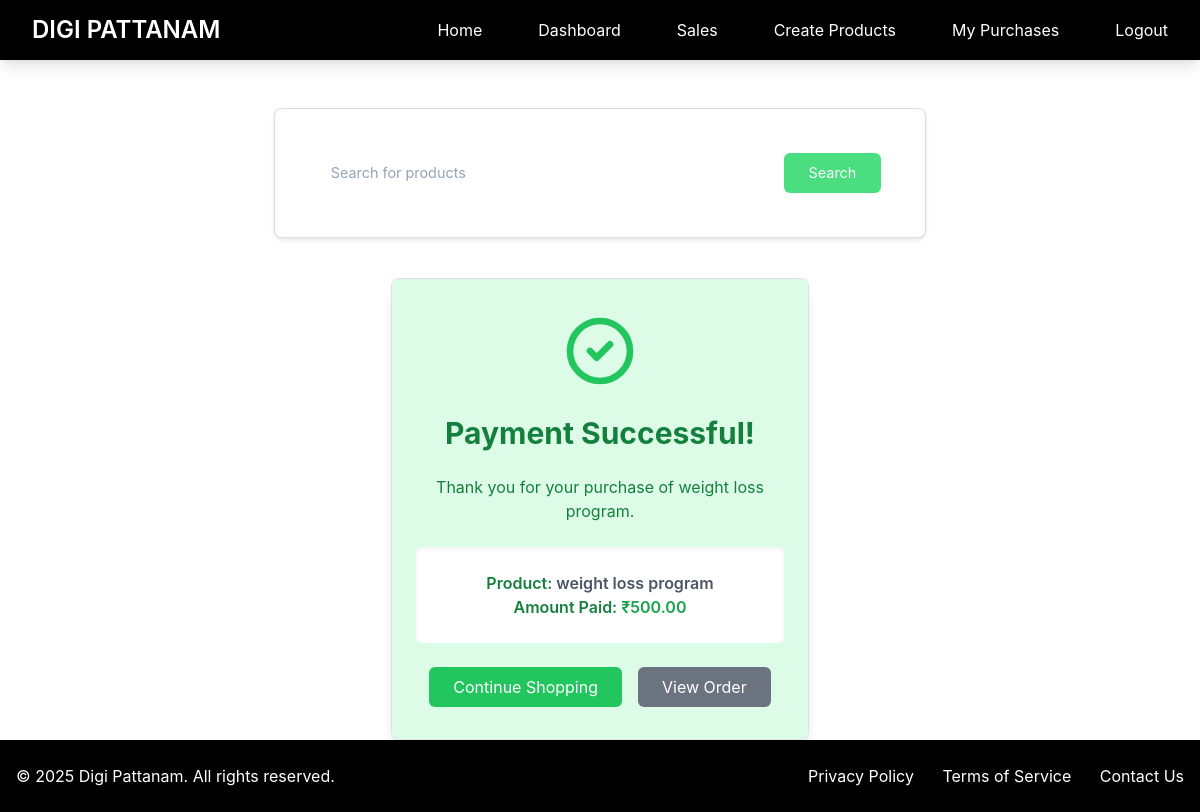
Before: /payment_success/ (signed in) with the older database file.
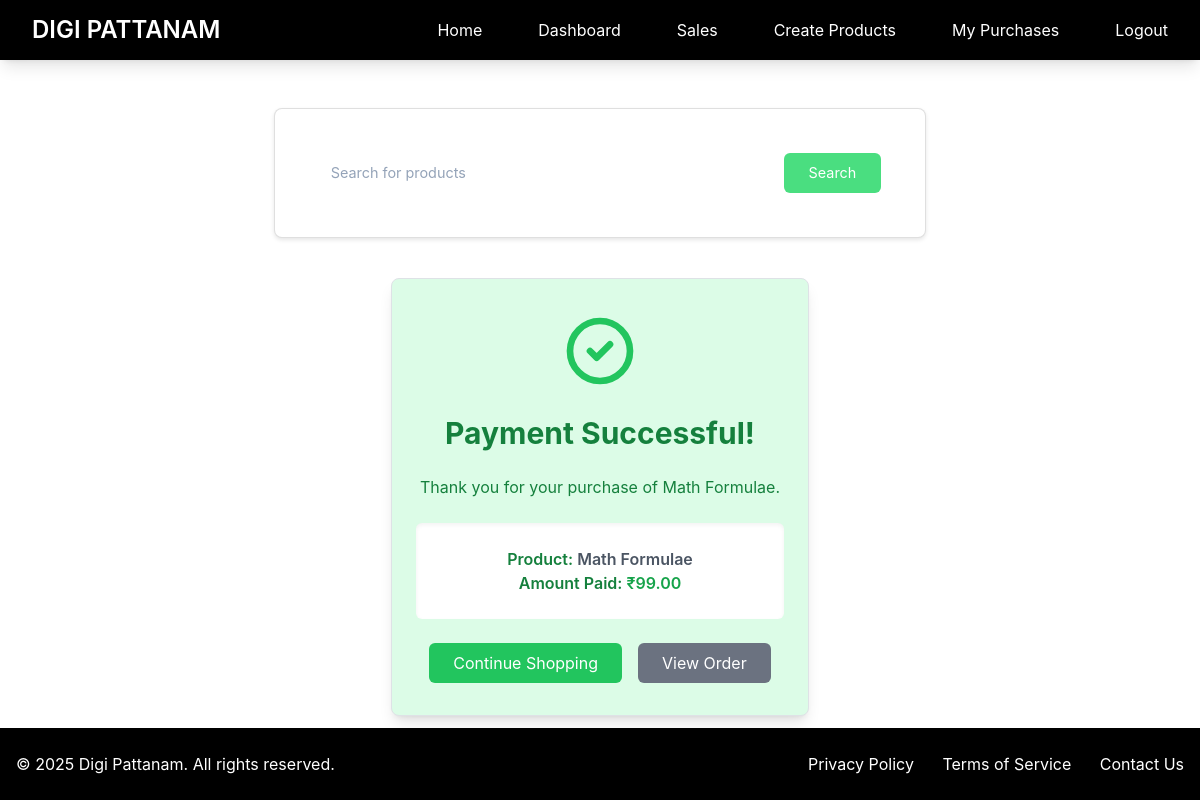
After: the same page with the newer database file.
### myapp/models.py (models this page shows, shortened)
class Products(models.Model):
    FILE_TYPE_CHOICES = [
        ('pdf', 'PDF Document'),
        ('video', 'Video File'),
        ('audio', 'Audio File'),
        ('image', 'Image File'),
        ('zip', 'ZIP Archive'),
        ('doc', 'Document'),
        ('other', 'Other')
    ]
    user = models.ForeignKey(User, on_delete=models.CASCADE, null=True)
    name = models.CharField(max_length=200)
    desc = models.CharField(max_length=1000)
    price = models.DecimalField(max_digits=10, decimal_places=2)
    file = models.FileField(upload_to='uploads')
    image = models.ImageField(upload_to='product_images/', null=True, blank=True)
    file_type = models.CharField(
        max_length=10,
        choices=FILE_TYPE_CHOICES,
        default='other',
        help_text="Select the type of file you are uploading",
        null=True
    )

### myapp/views.py (the view)
# urls.py: path('payment_success/', views.payment_success, name='payment_success'),
@login_required
def payment_success(request):
    latest_order = OrderDetail.objects.filter(user=request.user, has_paid=True).last()
    return render(request, 'myapp/payment_success.html', {
        'product': latest_order.product if latest_order else None
    })

### myapp/templates/myapp/payment_success.html
{% extends 'myapp/base.html' %}
{% block body %}
<div class="container mx-auto max-w-md mt-10">
    <div class="bg-green-100 border border-green-400 text-green-700 px-6 py-8 rounded-lg shadow-lg text-center">
        <svg class="w-20 h-20 mx-auto mb-4 text-green-500" fill="none" stroke="currentColor" viewBox="0 0 24 24" xmlns="http://www.w3.org/2000/svg">
            <path stroke-linecap="round" stroke-linejoin="round" stroke-width="2" d="M9 12l2 2 4-4m6 2a9 9 0 11-18 0 9 9 0 0118 0z"></path>
        </svg>
        <h2 class="text-3xl font-bold mb-4">Payment Successful!</h2>
        <p class="mb-6">Thank you for your purchase of {{ product.name }}.</p>
        <div class="bg-white p-4 rounded-md shadow-inner">
            <p class="font-semibold">Product: <span class="text-gray-600">{{ product.name }}</span></p>
            <p class="font-semibold">Amount Paid: <span class="text-green-600">₹{{ product.price }}</span></p>
        </div>
        <div class="mt-6 flex justify-center space-x-4">
            <a href="{% url 'index' %}" class="bg-green-500 text-white px-6 py-2 rounded-md hover:bg-green-600 transition">Continue Shopping</a>
            <a href="{% url 'purchases' %}" class="bg-gray-500 text-white px-6 py-2 rounded-md hover:bg-gray-600 transition">View Order</a>
        </div>
    </div>
</div>
{% endblock %}

Changed rows visible on the page:
removed Products: name "weight loss program", price "500.00"
added Products: name "Math Formulae", price "99.00"
